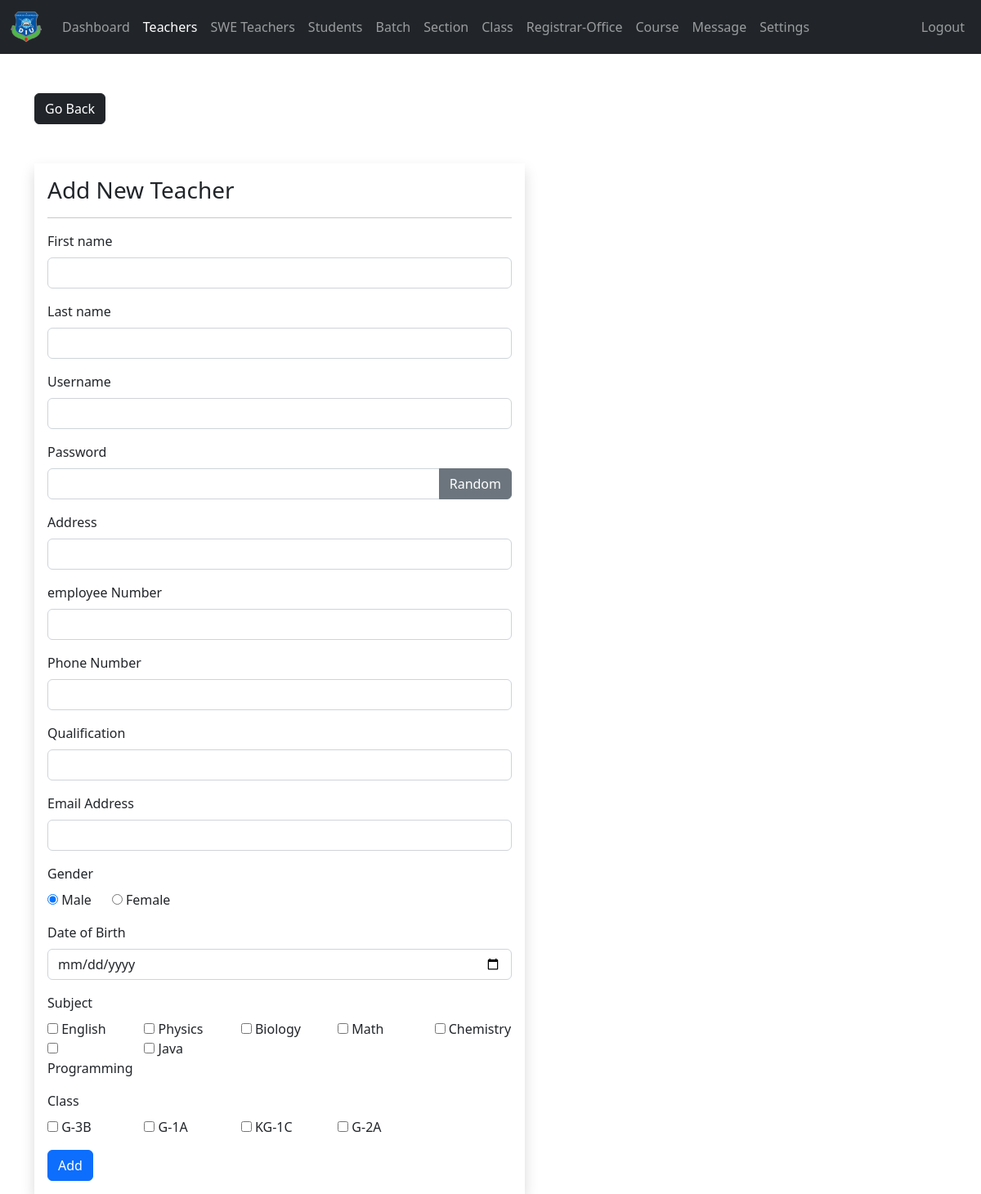
/admin/teacher-add.php (signed in), run on the app's committed database.
### tables this page shows
CREATE TABLE `subjects` (
  `subject_id` int(11) NOT NULL,
  `subject` varchar(31) NOT NULL,
  `subject_code` varchar(31) NOT NULL,
  `grade` int(11) NOT NULL
);

CREATE TABLE `class` (
  `class_id` int(11) NOT NULL,
  `grade` int(11) NOT NULL,
  `section` int(11) NOT NULL
);

CREATE TABLE `grades` (
  `grade_id` int(11) NOT NULL,
  `grade` varchar(31) NOT NULL,
  `grade_code` varchar(7) NOT NULL
);

CREATE TABLE `section` (
  `section_id` int(11) NOT NULL,
  `section` varchar(7) NOT NULL
);

### admin/data/subject.php (called while the page is built, shortened)
<?php
function getAllSubjects($conn){
   $sql = "SELECT * FROM subjects";
   $stmt = $conn->prepare($sql);
   $stmt->execute();
   if ($stmt->rowCount() >= 1) {
     $subjects = $stmt->fetchAll();
     return $subjects;
   }else {
   	return 0;
   }
}
 ?>

### admin/data/class.php (called while the page is built, shortened)
<?php
function getAllClasses($conn){
   $sql = "SELECT * FROM class";
   $stmt = $conn->prepare($sql);
   $stmt->execute();
   if ($stmt->rowCount() >= 1) {
     $classes = $stmt->fetchAll();
     return $classes;
   }else {
    return 0;
   }
}

### admin/data/grade.php (called while the page is built, shortened)
<?php
function getGradeById($grade_id, $conn){
   $sql = "SELECT * FROM grades
           WHERE grade_id=?";
   $stmt = $conn->prepare($sql);
   $stmt->execute([$grade_id]);
   if ($stmt->rowCount() == 1) {
     $grade = $stmt->fetch();
     return $grade;
   }else {
    return 0;
   }
}

### admin/data/section.php (called while the page is built, shortened)
<?php
function getSectioById($section_id, $conn){
   $sql = "SELECT * FROM section
           WHERE section_id=?";
   $stmt = $conn->prepare($sql);
   $stmt->execute([$section_id]);
   if ($stmt->rowCount() == 1) {
     $section = $stmt->fetch();
     return $section;
   }else {
    return 0;
   }
}

### admin/teacher-add.php (the view, shortened to what this page needs)
<?php
if (isset($_SESSION['admin_id']) &&
    isset($_SESSION['role'])) {
    if ($_SESSION['role'] == 'Admin') {
       include "../DB_connection.php";
       include "data/subject.php";
       include "data/grade.php";
       include "data/section.php";
       include "data/class.php";
       $subjects = getAllSubjects($conn);
       $classes = getAllClasses($conn);
       $fname = '';
       $lname = '';
       $uname = '';
       $address = '';
       $en = '';
       $pn = '';
       $qf = '';
       $email = '';
 ?>
<!DOCTYPE html>
<html lang="en">
<head>
	<link rel="stylesheet" href="https://cdn.jsdelivr.net/npm/bootstrap@5.2.0/dist/css/bootstrap.min.css">
	<link rel="stylesheet" href="../css/style.css">
  <link rel="stylesheet" href="https://cdnjs.cloudflare.com/ajax/libs/font-awesome/4.7.0/css/font-awesome.min.css">
</head>
<body>
    <?php
        include "inc/navbar.php";
     ?>
     <div class="container mt-5">
        <a href="teacher.php"
           class="btn btn-dark">Go Back</a>
        <form method="post"
              class="shadow p-3 mt-5 form-w"
              action="req/teacher-add.php">
        <h3>Add New Teacher</h3><hr>
        <div class="mb-3">
          <label class="form-label">First name</label>
          <input type="text"
                 class="form-control"
                 value="<?=$fname?>"
                 name="fname">
        </div>
        <div class="mb-3">
          <label class="form-label">Last name</label>
          <input type="text"
                 class="form-control"
                 value="<?=$lname?>"
                 name="lname">
        </div>
        <div class="mb-3">
          <label class="form-label">Username</label>
          <input type="text"
                 class="form-control"
                 value="<?=$uname?>"
                 name="username">
        </div>
        <div class="mb-3">
          <label class="form-label">Password</label>
          <div class="input-group mb-3">
              <input type="text"
                     class="form-control"
                     name="pass"
                     id="passInput">
              <button class="btn btn-secondary"
                      id="gBtn">
                      Random</button>
          </div>
        </div>
        <div class="mb-3">
          <label class="form-label">Address</label>
          <input type="text"
                 class="form-control"
                 value="<?=$address?>"
                 name="address">
        </div>
        <div class="mb-3">
          <label class="form-label">employee Number</label>
          <input type="text"
                 class="form-control"
                 value="<?=$en?>"
                 name="employee_number">
        </div>
        <div class="mb-3">
          <label class="form-label">Phone Number</label>
          <input type="text"
                 class="form-control"
                 value="<?=$pn?>"
                 name="phone_number">
        </div>
        <div class="mb-3">
          <label class="form-label">Qualification</label>
          <input type="text"
                 class="form-control"
                 value="<?=$qf?>"
                 name="qualification">
        </div>
        <div class="mb-3">
          <label class="form-label">Email Address</label>
          <input type="text"
                 class="form-control"
                 value="<?=$email?>"
                 name="email_address">
        </div>
        <div class="mb-3">
          <label class="form-label">Gender</label><br>
          <input type="radio"
                 value="Male"
                 checked
                 name="gender"> Male
                 &nbsp;&nbsp;&nbsp;&nbsp;
          <input type="radio"
                 value="Female"
                 name="gender"> Female
        </div>
        <div class="mb-3">
          <label class="form-label">Date of Birth</label>
          <input type="date"
                 class="form-control"
                 value=""
                 name="date_of_birth">
        </div>
        <div class="mb-3">
          <label class="form-label">Subject</label>
          <div class="row row-cols-5">
            <?php foreach ($subjects as $subject): ?>
            <div class="col">
              <input type="checkbox"
                     name="subjects[]"
                     value="<?=$subject['subject_id']?>">
                     <?=$subject['subject']?>
            </div>
            <?php endforeach ?>
          </div>
        </div>
        <div class="mb-3">
          <label class="form-label">Class</label>
          <div class="row row-cols-5">
            <?php foreach ($classes as $class): ?>
            <div class="col">
              <input type="checkbox"
                     name="classes[]"
                     value="<?=$class['class_id']?>">
                     <?php
                        $grade = getGradeById($class['grade'], $conn);
                        $section = getSectioById($class['section'], $conn);
                      ?>
                     <?=$grade['grade_code']?>-<?=$grade['grade'].$section['section']?>
            </div>
            <?php endforeach ?>
          </div>
        </div>
      <button type="submit" class="btn btn-primary">Add</button>
     </form>
     </div>
</body>
</html>
<?php
  }else {
    header("Location: ../login.php");
    exit;
  }
}else {
	header("Location: ../login.php");
	exit;
}
?>

### css/style.css (style rules this page uses)
.form-w { max-width: 600px; width: 100%; }

### data on the page
subjects: subject "English"
subjects: subject "Physics"
subjects: subject "Biology"
subjects: subject "Math"
subjects: subject "Chemistry"
subjects: subject "Programming"
subjects: subject "Java"
class: grades.grade_code "G", grades.grade "3", section.section "B"
class: grades.grade_code "G", grades.grade "1", section.section "A"
class: grades.grade_code "KG", grades.grade "1", section.section "C"
class: grades.grade_code "G", grades.grade "2", section.section "A"
